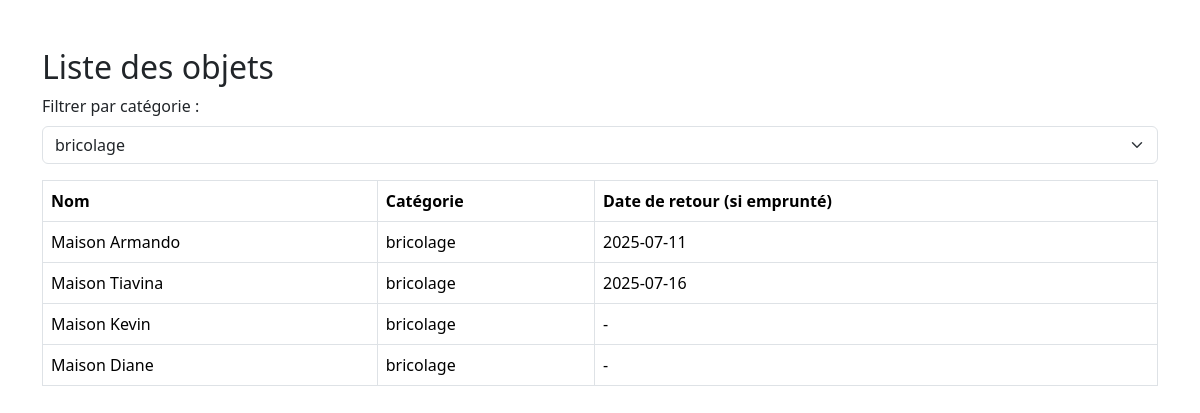
Screenshot of /pages/liste_objets.php?categorie=2 with the database file from the repository.
### tables this page shows
CREATE TABLE Objet (
    id_objet INT AUTO_INCREMENT PRIMARY KEY,
    nom_objet VARCHAR(100),
    id_categorie INT,
    id_membre INT,
    FOREIGN KEY (id_categorie) REFERENCES categorie_objet(id_categorie),
    FOREIGN KEY (id_membre) REFERENCES membre(id_membre)
);

CREATE TABLE Categorie_objet (
    id_categorie INT AUTO_INCREMENT PRIMARY KEY,
    nom_categorie VARCHAR(50)
);

### pages/liste_objets.php (the view, shortened to what this page needs)
<?php
$mysqli = new mysqli('localhost', 'root', '', 'Examenfinal');
$categories = [];
$sql_categories = 'SELECT * FROM categorie_objet';
$result_categories = $mysqli->query($sql_categories);
if ($result_categories) {
    while ($row = $result_categories->fetch_assoc()) {
        $categories[] = $row;
    }
}
$id_categorie = isset($_GET['categorie']) ? intval($_GET['categorie']) : 0;
$where = $id_categorie ? 'WHERE objet.id_categorie = ' . $id_categorie : '';
$sql_objets = "SELECT objet.*, categorie_objet.nom_categorie,
        (SELECT date_retour FROM emprunt WHERE emprunt.id_objet = objet.id_objet ORDER BY date_retour DESC LIMIT 1) AS date_retour
        FROM objet
        JOIN categorie_objet ON objet.id_categorie = categorie_objet.id_categorie
        $where
        ORDER BY objet.id_objet";
$objets = [];
$result_objets = $mysqli->query($sql_objets);
if ($result_objets) {
    while ($row = $result_objets->fetch_assoc()) {
        $objets[] = $row;
    }
}
?>
<!DOCTYPE html>
<html lang="fr">
<head>
    <link rel="stylesheet" href="../assets/bootstrap/css/bootstrap.min.css">
</head>
<body>
<div class="container mt-5">
    <h2>Liste des objets</h2>
    <form method="get" class="mb-3">
        <label for="categorie" class="form-label">Filtrer par catégorie :</label>
        <select name="categorie" id="categorie" class="form-select" onchange="this.form.submit()">
            <?php foreach ($categories as $cat): ?>
                <option value="<?= $cat['id_categorie'] ?>" <?= $id_categorie == $cat['id_categorie'] ? 'selected' : '' ?>><?= htmlspecialchars($cat['nom_categorie']) ?></option>
            <?php endforeach; ?>
        </select>
    </form>
    <table class="table table-bordered">
        <thead>
            <tr>
                <th>Nom</th>
                <th>Catégorie</th>
                <th>Date de retour (si emprunté)</th>
            </tr>
        </thead>
        <tbody>
        <?php foreach ($objets as $objet): ?>
            <tr>
                <td><?= htmlspecialchars($objet['nom_objet']) ?></td>
                <td><?= htmlspecialchars($objet['nom_categorie']) ?></td>
                <td><?= $objet['date_retour'] ? htmlspecialchars($objet['date_retour']) : '-' ?></td>
            </tr>
        <?php endforeach; ?>
        </tbody>
    </table>
</div>
</body>
</html>

### rows the page displays
objet: nom_objet "Maison Armando", id_categorie.nom_categorie "bricolage", date_retour "2025-07-11"
objet: nom_objet "Maison Tiavina", id_categorie.nom_categorie "bricolage", date_retour "2025-07-16"
objet: nom_objet "Maison Kevin", id_categorie.nom_categorie "bricolage"
objet: nom_objet "Maison Diane", id_categorie.nom_categorie "bricolage"

### other values shown
form field categorie "bricolage"
